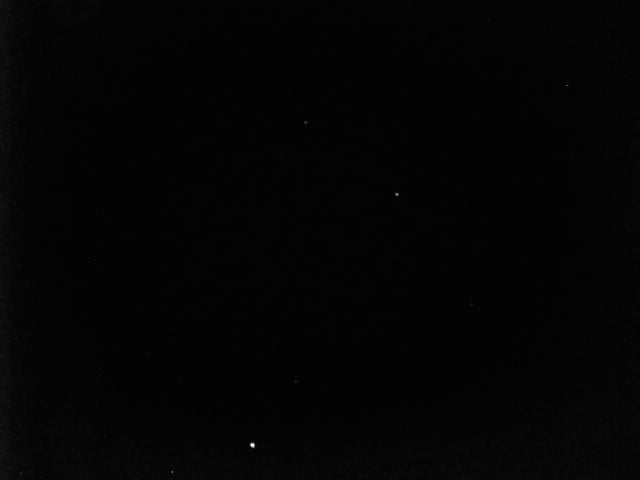
#> input picture dataset/02.jpg, 640 x 480 px; its folder holds only this picture in this run
$ python -i star_detector.py   (imports and definitions only)
#> lines starting #> are read from the running program, lines starting #| are printed output that depends on the picture
#> further down, picture is the input picture: shape (480, 640, 3); min 0, max 255, mean 4
"""Star detection module (Python port of StarDetector.cpp/.h with adaptive backgrounding).

This module corresponds to the *Star Detector* block in your pipeline diagram.

Notes:
- Uses OpenCV (cv2) + NumPy.
- The uBody computation here matches the C++ placeholder: a simple pinhole
  model with assumed intrinsics (cx, cy, f). In a real system you should
  replace this with calibrated intrinsics + distortion correction.
"""

from __future__ import annotations

from dataclasses import dataclass
from typing import List

import numpy as np

try:
    import cv2  # type: ignore
except ImportError as e:  # pragma: no cover
    raise ImportError(
        "OpenCV (cv2) is required for star_detector.py. Install with: pip install opencv-python"
    ) from e


@dataclass
class DetectedStar:
    # PRIMARY IDENTIFIER
    index: int
    uBody: np.ndarray  # shape (3,)

    # Support/intermediate data
    position: np.ndarray  # shape (2,) (x, y)
    intensity: float
    peak: int
    radius: float


def _normalize(v: np.ndarray, eps: float = 1e-12) -> np.ndarray:
    n = float(np.linalg.norm(v))
    if n < eps:
        raise ValueError("Cannot normalize near-zero vector")
    return v / n


def calculate_uBody(
    x: float,
    y: float,
    *,
    cx: float = 320.0,
    cy: float = 240.0,
    f: float = 500.0,
) -> np.ndarray:
    """Placeholder pinhole mapping from pixel (x,y) -> unit vector in camera/body frame.

    Mirrors the logic in the C++ demo:
        x_norm = (x - cx) / f
        y_norm = (y - cy) / f
        u = normalize([x_norm, y_norm, 1])

    Parameters are intentionally exposed so you can plug in your real intrinsics.
    """

    x_norm = (x - cx) / f
    y_norm = (y - cy) / f
    u = np.array([x_norm, y_norm, 1.0], dtype=float)
    return _normalize(u)


class StarDetector:
    """Detect stars by adaptive background subtraction + thresholding + centroiding."""

    def __init__(
        self,
        sigma_threshold: float = 3.0,
        min_area: int = 1,
        max_area: int = 50,
        use_tophat: bool = True,
        tophat_kernel_size: int = 7,
        component_mask: bool = False,
        border_margin_px: int = 0,
    ):
        self.sigma_threshold = float(sigma_threshold)
        self.min_area = int(min_area)
        self.max_area = int(max_area)
        self.use_tophat = bool(use_tophat)
        self.tophat_kernel_size = int(tophat_kernel_size)
        self.component_mask = bool(component_mask)
        self.border_margin_px = int(border_margin_px)
        if self.border_margin_px < 0:
            raise ValueError("border_margin_px must be nonnegative")
        if self.use_tophat and (self.tophat_kernel_size < 1 or self.tophat_kernel_size % 2 == 0):
            raise ValueError("Top-Hat kernel size must be a positive odd integer (1 disables it)")

        # Default intrinsics used by calculate_uBody (same as C++ placeholder)
        self.cx = 320.0
        self.cy = 240.0
        self.f = 500.0

    def set_intrinsics(self, cx: float, cy: float, f: float) -> None:
        """Optional helper to set the intrinsics used for uBody."""
        self.cx = float(cx)
        self.cy = float(cy)
        self.f = float(f)

    def process(self, image: np.ndarray) -> List[DetectedStar]:
        """Run detection on an image.

        Args:
            image: Either grayscale (H,W) / (H,W,1) or BGR (H,W,3).

        Returns:
            List of DetectedStar objects.
        """

        # 1) Grayscale
        if image.ndim == 3 and image.shape[2] == 3:
            gray = cv2.cvtColor(image, cv2.COLOR_BGR2GRAY)
        elif image.ndim == 3 and image.shape[2] == 1:
            gray = image[:, :, 0].copy()
        else:
            gray = image.copy()

        if gray.dtype != np.uint8:
            # Keep consistent with the C++ flow where gray is 8-bit for thresholding.
            gray = np.clip(gray, 0, 255).astype(np.uint8)

        # 2) Adaptive background subtraction (Top-Hat)
        if self.use_tophat and self.tophat_kernel_size > 1:
            kernel = cv2.getStructuringElement(
                cv2.MORPH_ELLIPSE, (self.tophat_kernel_size, self.tophat_kernel_size)
            )
            filtered = cv2.morphologyEx(gray, cv2.MORPH_TOPHAT, kernel)
        else:
            filtered = gray

        # 3) Threshold: mean + sigma*std on filtered image
        mean, std = cv2.meanStdDev(filtered)
#> mean = [0.177]; std = [1.69]
        threshold_val = float(mean[0, 0] + self.sigma_threshold * std[0, 0])
#> threshold_val = 5.25
        threshold_val = max(threshold_val, 2.0)
        threshold_val = min(threshold_val, 255.0)

        _, binary = cv2.threshold(filtered, threshold_val, 255, cv2.THRESH_BINARY)
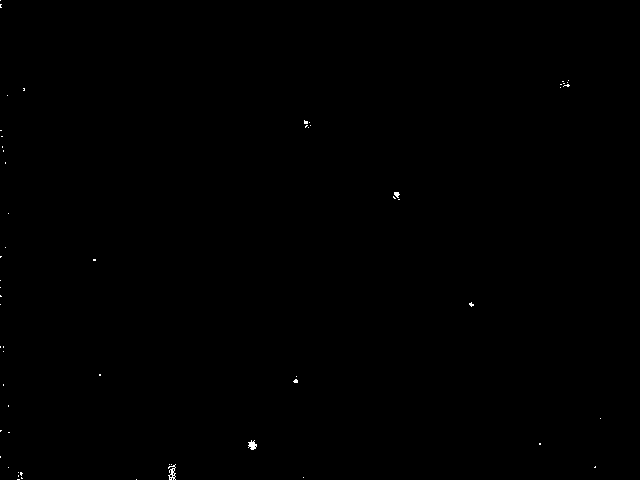
#> binary: shape (480, 640); 0.1% white in thin lines or dots

        # 4) Connected components with stats to avoid polygon degenerate area issues
        num_labels, _labels, stats, _centroids = cv2.connectedComponentsWithStats(
            binary, connectivity=8
        )
#> _labels: shape (480, 640) int32; 60 distinct labels, from 0 to 59
#> num_labels = 60; stats = 60 rows, first 6: [0, 0, 640, 480, 306889], [0, 0, 1, 1, 1], [0, 4, 2, 4, 6], [562, 81, 2, 1, 2], [568, 80, 1, 1, 1], [563, 83, 2, 1, 2]

        detected: List[DetectedStar] = []
        star_id = 0

        for i in range(1, num_labels):
            x, y, w, h, area = stats[i]
            if area < self.min_area or area > self.max_area:
                continue
            margin = self.border_margin_px
            if margin and (x < margin or y < margin or
                           x + w > gray.shape[1] - margin or
                           y + h > gray.shape[0] - margin):
                continue

            roi = filtered[y : y + h, x : x + w].astype(np.float32)
            if self.component_mask:
                # Do not let background or a second component in the bounding
                # rectangle pull the centroid or inflate the ranking flux.
                roi *= (_labels[y:y+h, x:x+w] == i)
            m00 = float(np.sum(roi))
            if m00 <= 0.0:
                continue

            # Centroid (m10, m01) within ROI coords
            ys, xs = np.indices(roi.shape)
            m10 = float(np.sum(xs * roi))
            m01 = float(np.sum(ys * roi))

            cx_local = m10 / m00
            cy_local = m01 / m00
            global_x = float(x + cx_local)
            global_y = float(y + cy_local)

            peak = int(np.max(roi))
            radius = float(np.sqrt(area / np.pi))

            u_body = calculate_uBody(global_x, global_y, cx=self.cx, cy=self.cy, f=self.f)

            detected.append(
                DetectedStar(
                    index=star_id,
                    uBody=u_body,
                    position=np.array([global_x, global_y], dtype=float),
                    intensity=m00,
                    peak=peak,
                    radius=radius,
                )
            )
            star_id += 1
#> this loop made 59 passes
#> (x, y, w, h, area, m00, m10, m01) on pass 22: (394, 192, 6, 6, 24, 1096, 2667, 2208)

        return detected

>>> import cv2
>>> picture = cv2.imread('../../dataset/02.jpg')
>>> result = StarDetector().process(picture)

$ run again, on dataset/03.bmp
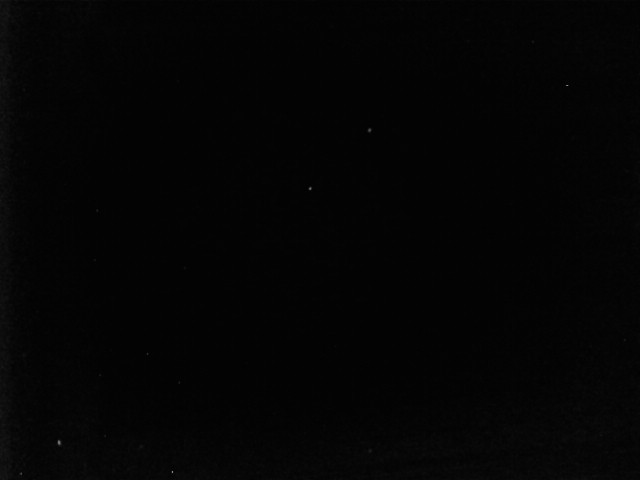
#> input picture dataset/03.bmp, 640 x 480 px
#> picture is the input picture: shape (480, 640, 3); min 0, max 145, mean 4.1
#> mean = [0.498]; std = [1.25]
#> threshold_val = 4.24
#> in process, `_, binary = cv2.threshold(filtered, threshold_val, 255, cv2.THRESH_BIN..`:
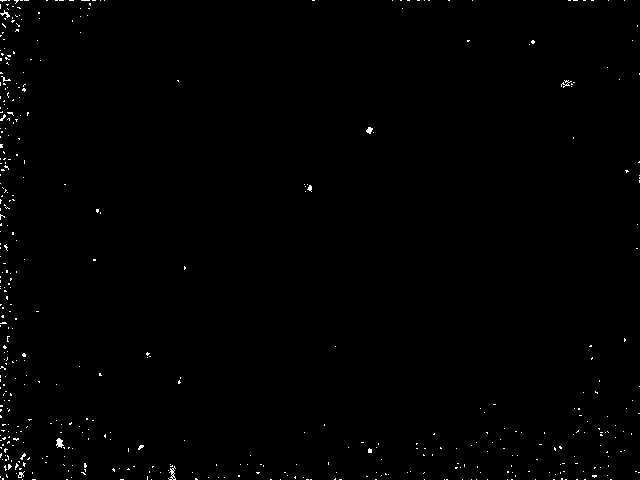
#> binary: shape (480, 640); 0.55% white in thin lines or dots
#> _labels: shape (480, 640) int32; 471 distinct labels, from 0 to 470
#> num_labels = 471; stats = 471 rows, first 6: [0, 0, 640, 480, 305522], [0, 0, 7, 2, 8], [8, 0, 2, 1, 2], [14, 0, 5, 4, 9], [20, 0, 3, 1, 3], [24, 0, 5, 1, 5]
#> the loop in process, `for i in range(1, num_labels):` made 470 passes
#> (x, y, w, h, area, roi, m00, m10) on passes 2, 4, 5: (8, 0, 2, 1, 2, [[5, 5]], 10, 5), (20, 0, 3, 1, 3, [[5, 6, 6]], 17, 18), (24, 0, 5, 1, 5, [[10, 9, 7, 6, 5]], 37, 61)
